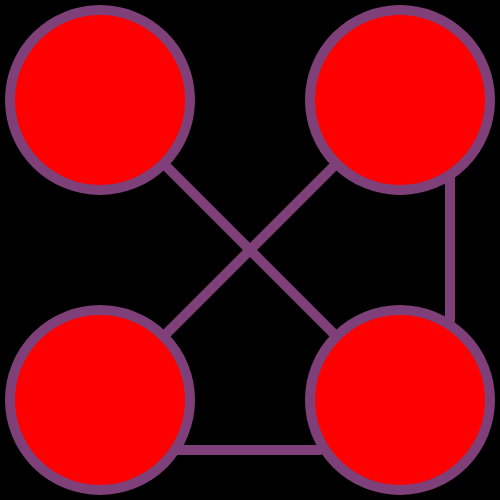
Frame 1 (no input)
Frame 60 (no input): identical to frame 1, image omitted
Frame 120 (the mouse pressed at the canvas centre since frame 60): identical to frame 1, image omitted

The p5.js sketch that drew this single still picture (run headless with seeded random() and noise() and a simulated clock; from frame 60 on, the mouse is pressed at the canvas centre):

// p5.js sketch
// ── sketch.js

//Initialization function
function setup() {
  //Set the size of rendering window - pixels
  createCanvas(500, 500);

  background(000);

// set colors
  fill(255, 0, 0);
  stroke(127,63,120);
  strokeWeight(10);

  //an ellipse
 line( 50,50,450,450)
  ellipse( 100,100,180,180);

  line( 450,50,50,450);
    ellipse( 400,400,180,180);

     line( 50,450,320,450);
      ellipse( 100,400,180,180);

      line( 450,320,450,50);
        ellipse( 400,100,180,180);


}

//Rendering function
function draw() {

}
